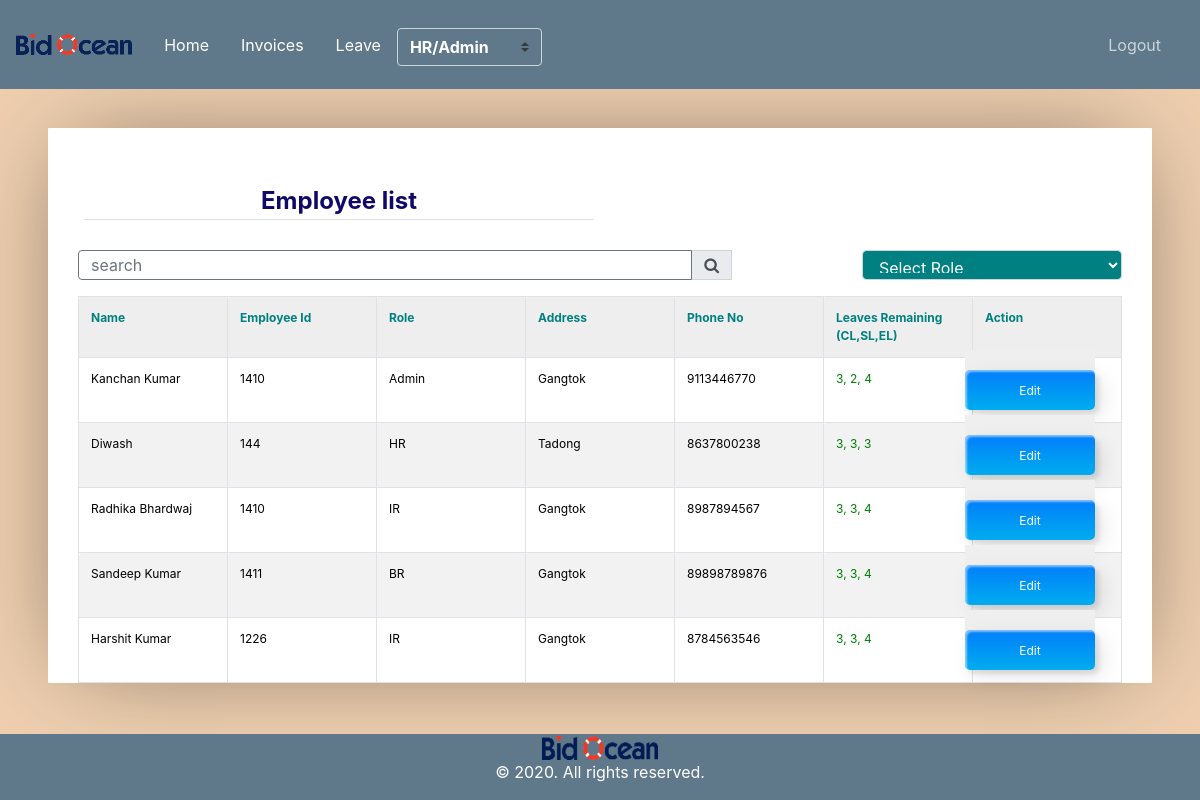
The app's page /employee-list/ (signed in) with its own data.
### user_invoice/models.py (models this page shows, shortened)
class Employee(models.Model):
	id         = models.AutoField(primary_key=True)
	name       = models.CharField(max_length=300)
	role       = models.ForeignKey(Role,on_delete=models.CASCADE)
	salary     = models.CharField(max_length=300, null=True, blank=True)
	address    = models.CharField(max_length=300)
	emp_id     = models.CharField(max_length=300, null=True, blank=True)
	phone_no   = models.CharField(max_length=300)
	auth_tbl   = models.OneToOneField(Userdetail, on_delete=models.CASCADE)
	added_at   = models.DateTimeField(auto_now_add=True)
	is_manager = models.SmallIntegerField(default=0)
	report_to  = models.ForeignKey('self', on_delete=models.SET_NULL, null=True, blank=True)

class Role(models.Model):
    id         = models.AutoField(primary_key=True)
    name       = models.CharField(max_length=300)
    created_at = models.DateTimeField(auto_now_add=True)
    status     = models.SmallIntegerField(default=1)

### leave/models.py (models this page shows)
class LeaveBalance(models.Model):
	id           = models.AutoField(primary_key=True)
	casual_leave = models.CharField(max_length=200)
	earned_leave = models.CharField(max_length=200)
	sick_leave   = models.CharField(max_length=200)
	employee     = models.OneToOneField(Employee, on_delete=models.CASCADE, related_name='leave_bal')

### user_invoice/views.py (the view)
# urls.py: path('employee-list/',views.EmployeeDisplayView.as_view(),name='employee_list'),
class EmployeeDisplayView(AdminOrHRPanelMixin,TemplateView):
    template_name = 'user_invoice/employee_list.html'
    def get(self, request):
        employee_list    = Employee.objects.all()
        try:
            search     = request.GET['search']
        except:
            search     = None
        try:
            role     = request.GET['role']
        except:
            role     = None
        query_param = {}
        if search is not None and search is not "":
            search = search.strip()
            query_param['search'] = search
            employee_list = employee_list.filter(Q(name__icontains=search)|Q(address__icontains=search)|(Q(phone_no__icontains=search))|Q(emp_id__icontains=search))
        if role is not None and role is not "":
            query_param['role'] = role
            employee_list = employee_list.filter(role__pk__exact=role)
        roles            = Role.objects.all()
        paginator        = Paginator(employee_list,10)
        page             = request.GET.get('page')
        paginatedcontent = paginator.get_page(page)
        context = {
            'query_param' : query_param,
            'employees'   : paginatedcontent,
            'title'       : 'Employee list',
            'roles'       : roles,
            'role'        : Employee.objects.get(auth_tbl=self.request.user).role.name.lower()
        }
        return render(request, self.template_name, context)

### user_invoice/mixin.py (called while the page is built)
    def test_func(self):
        user     = self.request.user
        employee = Employee.objects.get(auth_tbl=user)
        return employee.role.name.lower() == 'admin' or employee.role.name.lower() == 'hr'

### user_invoice/templates/user_invoice/employee_list.html (shortened to what this page needs)
{% extends "user_invoice/base.html" %}
{% load crispy_forms_tags %}
{% block content %}
		<div class='container'>
		<table  width="100%">
			<tr>
				<td><legend class="border-bottom mb-4" style="color: rgb(15, 9, 105);text-align: center;"><b>Employee list</b> </legend></td>
				<td align="right"></td>
			</tr>
		</table>
		<form>
			<table >
				<tr>
						<link rel="stylesheet" href="https://stackpath.bootstrapcdn.com/font-awesome/4.7.0/css/font-awesome.min.css">
					<div class="form-group w-30" >
						<div class="input-group mb-3">
							<input type="text" name="search" style="width: 30px;height: 30px;" class="form-control border-secondary py-2" value="{{request.GET.search}}" placeholder="search">
							<div class="input-group-append">
							 <button class="input-group-text" style="height: 30px;" type="submit" name="submitbtn" value="Search"><i class="fa fa-search"></i>
							</div>
							<div id="styled-select">
								<select   class="form-control"style="width:260px; height:30px;color:white;background-color:teal;margin-left:130px" name="role"  onchange="this.form.submit()">
									<option value="" style="color: white;"><b> Select Role </b></option>
								</select>
							</div>
					</div>
				</div>
				</tr>
			</table>
		</form>
		<table cellpadding="0" cellspacing="0" border="0" class="table table-bordered table-striped  display" width="100%">
			<tr>
				<th style="color: teal;"><b>Name</b>  </th>
				<th style="color: teal;"><b>Employee Id</b></th>
				<th style="color: teal;"><b>Role</b></th>
				<th style="color: teal;"><b> Address</b></th>
				<th style="color: teal;"><b> Phone No</b></th>
				<th style="color: teal;"><b> Leaves Remaining (CL,SL,EL)</b></th>
				<th style="color: teal;"><b> Action</b></th>
			</tr>
			{% for employee in employees %}
				<tr>
					<td style="color: rgb(0, 0, 0);">{{employee.name}}</td>
					<td style="color: rgb(0, 0, 0);">{{employee.emp_id}}</td>
					<td style="color: rgb(0, 0, 0);">{{employee.role.name}}</td>
					<td style="color: rgb(0, 0, 0);;">{{employee.address}}</td>
					<td style="color: rgb(0, 0, 0);;">{{employee.phone_no}}</td>
					<td style="color: rgb(0, 128, 6);">{{employee.leave_bal.casual_leave}}, {{employee.leave_bal.sick_leave}}, {{employee.leave_bal.earned_leave}}</td>
					<td style="color: rgb(0, 0, 0);;"><a href="{% url 'employee_edit' employee.pk %}"><button class="custom-btn btn-12"><span>Click!</span><span>Edit</span></button></a></td>
				</tr>
			{% endfor %}
		</table>
		</div>
{% endblock content %}

### user_invoice/static/user_invoice/main.css (style rules this page uses)
body { background: #fafafa; color: #333333; margin-top: 5rem; }

### user_invoice/templates/user_invoice/base.html (style rules this page uses)
a { color: white; }

### user_invoice/templates/user_invoice/employee_list.html (style rules this page uses)
* { border: 0; color: inherit; font-family: inherit; font-size: inherit; font-style: inherit; font-weight: inherit; line-height: inherit; list-style: none; margin: 0; padding: 0; text-decoration: none; vertical-align: top; }
table { font-size: 75%; table-layout: fixed; width: 100%; }
table { border-collapse: collapse; border-spacing: 2px; }
th, td { border-width: 0px; padding: 0.5em; position: relative; }
th, td { border-radius: 0.25em; border-style: solid; }
th { background: #EEE; border-color: #BBB; }
td { border-color: #DDD; }
html { font: 16px/1 'Open Sans', sans-serif; overflow: auto; padding: 0.5in; }
html { background: #EFCFB0; cursor: default; }
body { background: #FFF; border-radius: 1px; box-shadow: 0 0 1in -0.25in rgba(0, 0, 0, 0.5); }
.btn-12 { position: relative; right: 20px; bottom: 20px; border:none; box-shadow: none; width: 130px; height: 40px; line-height: 42px; -webkit-perspective: 230px; perspective: 230px; }
.btn-12 span { background: rgb(0,172,238); background: linear-gradient(0deg, rgba(0,172,238,1) 0%, rgba(2,126,251,1) 100%); display: block; position: absolute; width: 130px; height: 40px; box-shadow:inset 2px 2px 2px 0px rgba(255,255,255,.5), 7px 7px 20px 0px rgba(0,0,0,.1), 4px 4px 5px 0px rgba(0,0,0,.1); border-radius: 5px; margin:0; text-align: center; -webkit-box-sizing: border-box; -moz-box-sizing: border-box; box-sizing: border-box; -webkit-transition: all .3s; transition: all .3s; }
.btn-12 span:nth-child(2) { -webkit-transform: rotateX(0deg); -moz-transform: rotateX(0deg); transform: rotateX(0deg); -webkit-transform-origin: 50% 50% -20px; -moz-transform-origin: 50% 50% -20px; transform-origin: 50% 50% -20px; }

### records on screen
Employee: name "Kanchan Kumar", emp_id "1410", role.name "Admin", address "Gangtok", phone_no "9113446770", leave_bal.casual_leave "3", leave_bal.sick_leave "2", leave_bal.earned_leave "4"
Employee: name "Diwash", emp_id "144", role.name "HR", address "Tadong", phone_no "8637800238", leave_bal.casual_leave "3", leave_bal.sick_leave "3", leave_bal.earned_leave "3"
Employee: name "Radhika Bhardwaj", emp_id "1410", role.name "IR", address "Gangtok", phone_no "8987894567", leave_bal.casual_leave "3", leave_bal.sick_leave "3", leave_bal.earned_leave "4"
Employee: name "Sandeep Kumar", emp_id "1411", role.name "BR", address "Gangtok", phone_no "89898789876", leave_bal.casual_leave "3", leave_bal.sick_leave "3", leave_bal.earned_leave "4"
Employee: name "Harshit Kumar", emp_id "1226", role.name "IR", address "Gangtok", phone_no "8784563546", leave_bal.casual_leave "3", leave_bal.sick_leave "3", leave_bal.earned_leave "4"
